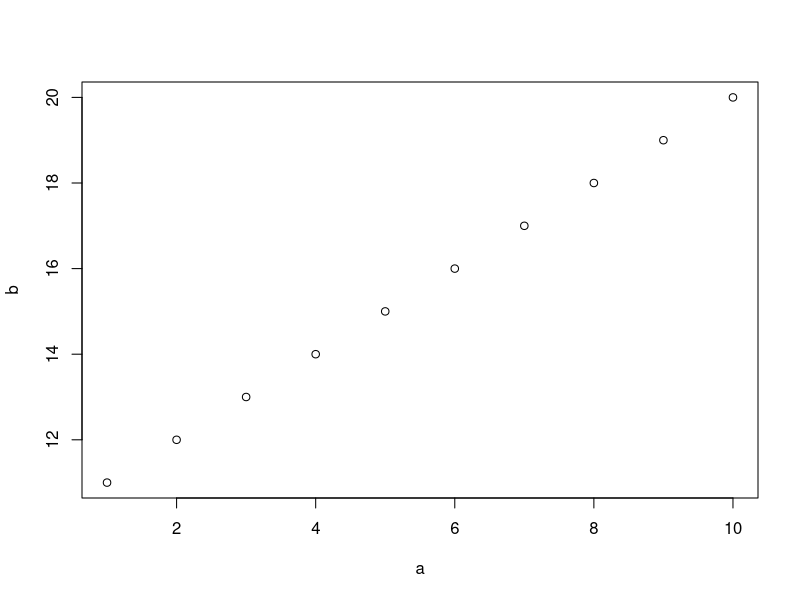
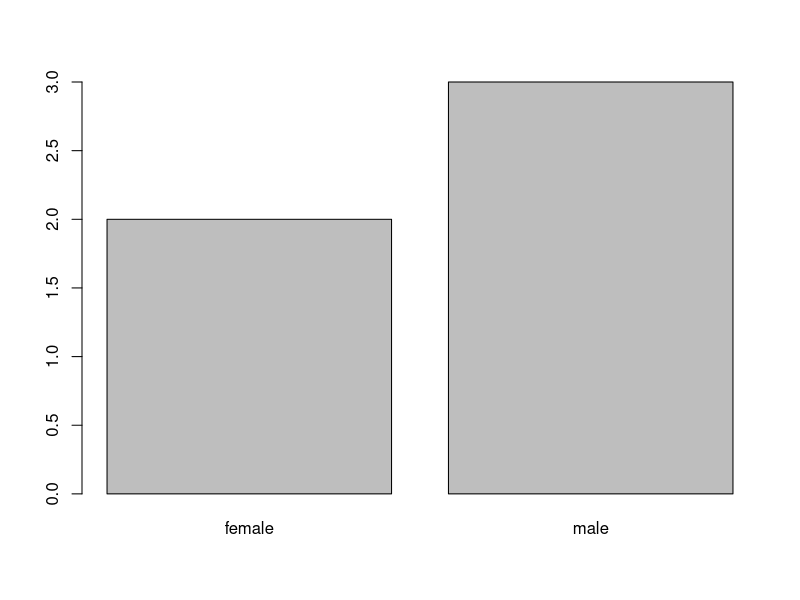

R code for these plots, in order:
#Eerste test
a <- as.numeric(1:10)
b <- as.integer(11:20)
c <- as.logical(0, 1)
d <- as.complex(30 + 4i)
e <- as.character("z", "y", "x")

plot(a, b)

f <- 21:30

#Factors: Factors are used to represent categorical data. Factors can be unordered or ordered.
#One can think of a factor as an integer vector where each integer has a label.
g <- factor(c("male", "male", "female", "male", "female"))
plot(g)
table(g)

#Inf = infinity, NA = missing, NAN = not a number
1 / Inf
1 / 0
0 / 0



